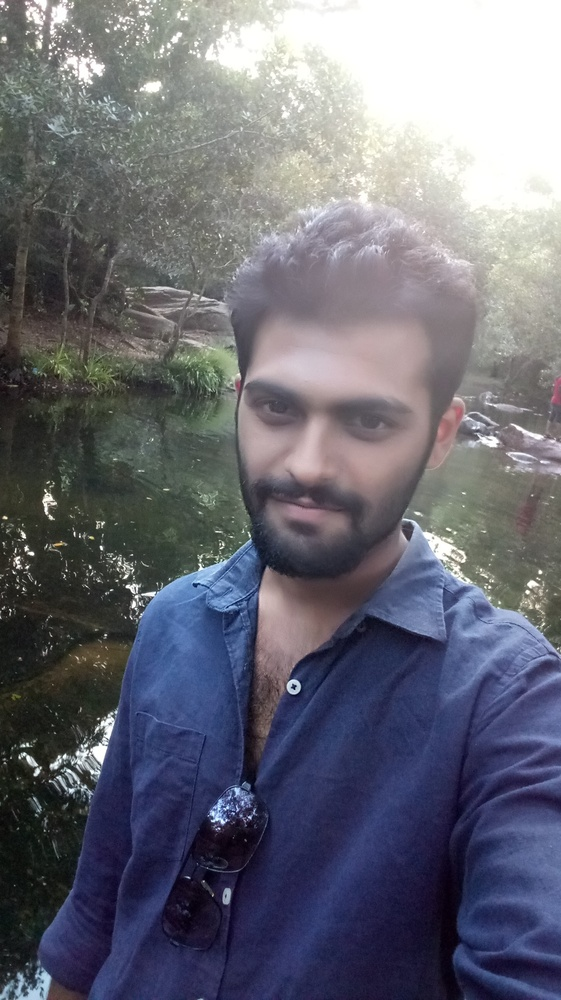
#> input picture github.jpeg, 561 x 1000 px, shrunk from 1179 x 2100 before the run
$ jupyter execute --allow-errors 'RDH with JPEG.ipynb'
#> lines starting #> are read from the running program, lines starting #| are printed output that depends on the picture
[cell 1]
import cv2
import numpy as np
import matplotlib.pyplot as plt
import scipy as sc

[cell 2]
def convert(char):
    return format(ord(char), '09b')

[cell 3]
quantization_table = [[16, 11, 10, 16, 24, 40, 51, 61],
                [12, 12, 14, 19, 26, 58, 60, 55],
                [14, 13, 16, 24, 40, 57, 69, 56],
                [14, 17, 22, 29, 51, 87, 80, 62],
                [68, 56, 37, 56, 68, 109, 103, 77],
                [24, 35, 55, 64, 81, 104, 113, 92],
                [49, 64, 78, 87, 103, 121, 120, 101],
                [72, 92, 95, 98, 112, 100, 103, 99]]

[cell 4]
# [48 lines left out: function decrypt, not called in this run]

[cell 5]
def dct(image):
    image_data = image.astype(float)
    m, n = image_data.shape
    image_dct = np.zeros(image.shape)
    x_division = int(m/8)
    y_division = int(n/8)
    print ('m = ', m)
    print ('n = ', n)
    print (x_division)
    print (y_division)

    lis_dct = []
    x = 0
    F = 0
    lis_F = []
    TF = 0.1
    lis_selected = []

    T = 0.2
    TL = 0
    TH = 0

    pointer = 0

    avg = 0

    eof = 0

    a = 0

    f = open("Data.txt","r")
    string = f.read()
#     print (string)

    data = ''
    for i in string:
        data += convert(i)
#     print (string)
#     print (data)


    for i in range(0, x_division):
        for j in range(0, y_division):
            x_s = i * 8
            x_e = (i+1) * 8
            y_s = j * 8
            y_e = (j+1) * 8
            image_dct[x_s:x_e, y_s:y_e] = cv2.dct(image_data[x_s:x_e,y_s:y_e]) / quantization_table
            lis_dct = cv2.dct(image_data[x_s:x_e,y_s:y_e]) / quantization_table
            y = 0
            sum_coeff = 0
            avg = 0

            if eof == 0:

                for l in lis_dct:
                    for k in l:
                        if y == 0:
                            y += 1
                            continue
                        else:
                            y += 1
                            sum_coeff += (k * k)
                            avg += k
    #             print ('sum_coeff = ', sum_coeff)
                F = sum_coeff/64
                avg /= 64
                # Indexes of selected blocks inserted in a list, useful while traversing later
                if F < TF:
                    lis_selected.append((i, j))

                    """ Embedding Code Start """
                    for l in range(0, 8):
                        for m in range(0, 8):
                            k = lis_dct[l][m]
#                             print (k)
    #                         x = k
                            if T >= 0:
            #                     print ("IN1")
            #                     print (abs(x - T))
                                if abs(k - T) <= 0.1:
                                    current = 0
#                                     print ("IN2")

                                    if pointer == len(data):
                                        print ("End of file")
                                        eof = 1
                                        break

                                    c = data[pointer]
                                    pointer += 1
#                                     print ("Read a character:", c)
#                                     print ("Old K: ", k)
                                    if c == '0':
                                        k += 2
                                        lis_dct[l][m] += 2
                                        image_dct[x_s:x_e, y_s:y_e] = lis_dct
#                                         print (l, m)
                                    elif c == '1':
                                        k += 3
                                        lis_dct[l][m] += 3
                                        image_dct[x_s:x_e, y_s:y_e] = lis_dct
#                                         print (l, m)
#                                     print ("New K: ", k)

                                elif (k - T) > 0.1:
                                    k += 1
                                    lis_dct[l][m] += 1
                                    image_dct[x_s:x_e, y_s:y_e] = lis_dct
    #                                 print (k)

                            else:
                                print ("OUT1")
                                if abs(k - T) <= 0.1:
                                    current = 0
                                    print ("OUT2")

                                    if pointer == len(data):
                                        print ("End of file")
                                        eof = 1
                                        break

                                    c = data[pointer]
                                    print ("Read a character:", c)
                                    pointer += 1
#                                     print ("Old K: ", k)
                                    if c == '0':
                                        k = -2 - k
                                        lis_dct[l][m] = -2 - lis_dct[l][m]
                                        image_dct[x_s:x_e, y_s:y_e] = lis_dct
                                        print (l, m)
                                    elif c == '1':
                                        k = -3 - k
                                        lis_dct[l][m] = -3 - lis_dct[l][m]
                                        image_dct[x_s:x_e, y_s:y_e] = lis_dct
                                        print (l, m)
#                                     print ("New K: ", k)

                                elif (k - T) < 0.1:
                                    k = -1 - k
                                    lis_dct[l][m] = -1 - lis_dct[l][m]
                                    image_dct[x_s:x_e, y_s:y_e] = lis_dct
                    """ Embedding Code Finish """


                lis_F.append(F)
    # [9 lines of commented-out code are left out]
    print (data)
    print ("Length of lis_F = ", len(lis_F))
    print ("Length of lis_selected = ", len(lis_selected))
#     print (lis_selected)
    return image_dct

[cell 6]
image = cv2.imread('github.jpeg', 0)
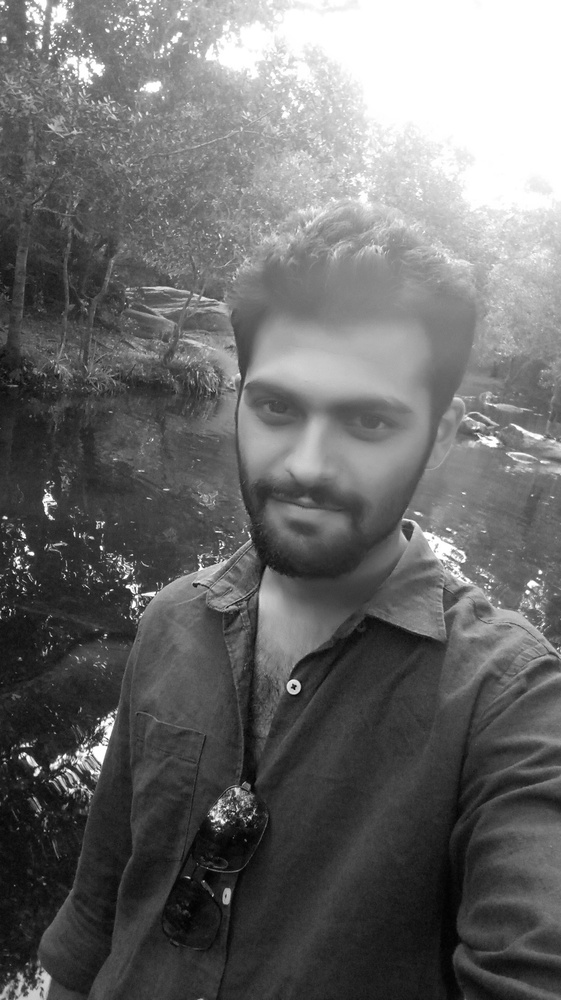
#> image: shape (1000, 561); min 1, max 255, mean 107.2

# DCT
#> (the rest of this cell did not finish here and is left out)

#| m =  1000
#| n =  561
#| 125
#| 70
# print (image)

decrypt(image_dct, image)

plt.subplot(131)
plt.imshow(image, 'gray')
plt.title('original image')
plt.xticks([]), plt.yticks([])

plt.subplot(132)
plt.imshow(image_dct, 'gray')
plt.title('dct')
plt.xticks([]), plt.yticks([])

[cell 7]
# hist() function
# https://www.bogotobogo.com/python/OpenCV_Python/python_opencv3_image_histogram_calcHist.php

[cell 8]
# hist = cv2.calcHist([img],[0],None,[256],[0,256])
hist,bins = np.histogram(image,256,[0,256])
#> hist = 256 values, max 35844 at index 255, min 0 at index 0, mean 2191.4; bins = 257 values from 0 to 256
a = plt.hist(image.ravel(),256,[0,256])
plt.title('Histogram for gray scale picture')
plt.show()
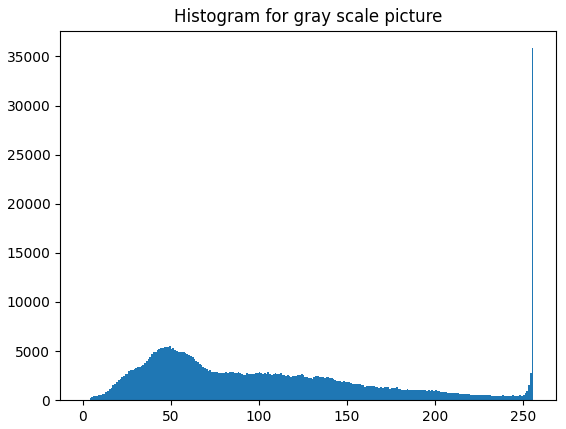
#> figure drawn by matplotlib, 1 panel; tallest bar 35844 high, from x = 255 to 256

[cell 9]
hist = list(filter(lambda a: a != 0, hist))
#> hist = 255 values, max 35844 at index 254, min 2 at index 0, mean 2200
print(len(hist))
#| 255

$ run again, with baboon.jpeg copied over github.jpeg
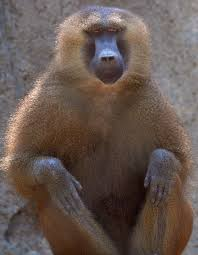
#> input picture baboon.jpeg, 198 x 255 px
#> `image = cv2.imread('github.jpeg', 0)`:
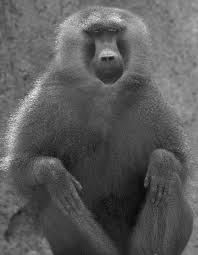
#> image: shape (255, 198); min 4, max 250, mean 90.5
#| m =  255
#| n =  198
#| 31
#| 24
#> `hist,bins = np.histogram(image,256,[0,256])`: hist = 256 values, max 712 at index 70, min 0 at index 0, mean 197.2; bins = 257 values from 0 to 256
#> `plt.show()`:
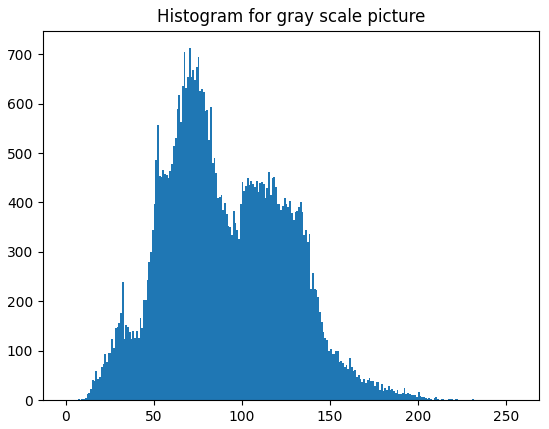
#> figure drawn by matplotlib, 1 panel; tallest bar 712 high, from x = 70 to 71
#> `hist = list(filter(lambda a: a != 0, hist))`: hist = 224 values, max 712 at index 65, min 1 at index 0, mean 225.4
#| 224
